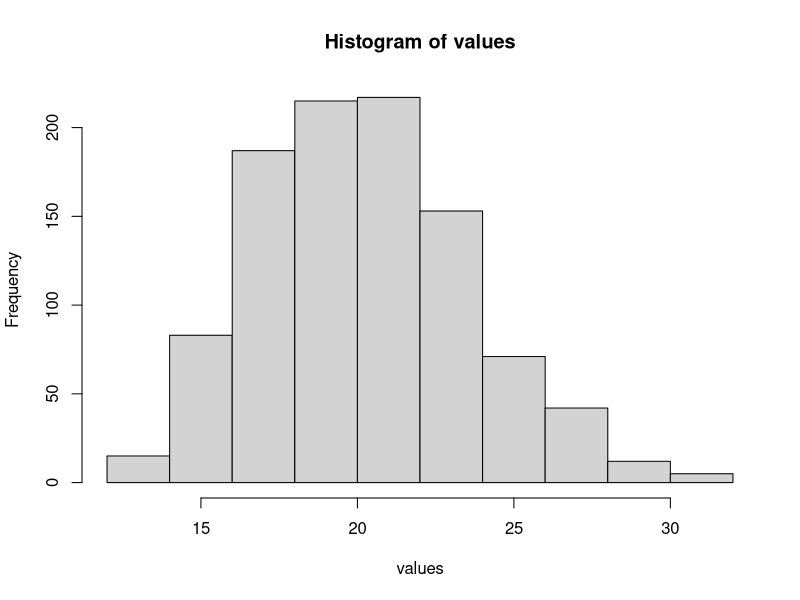
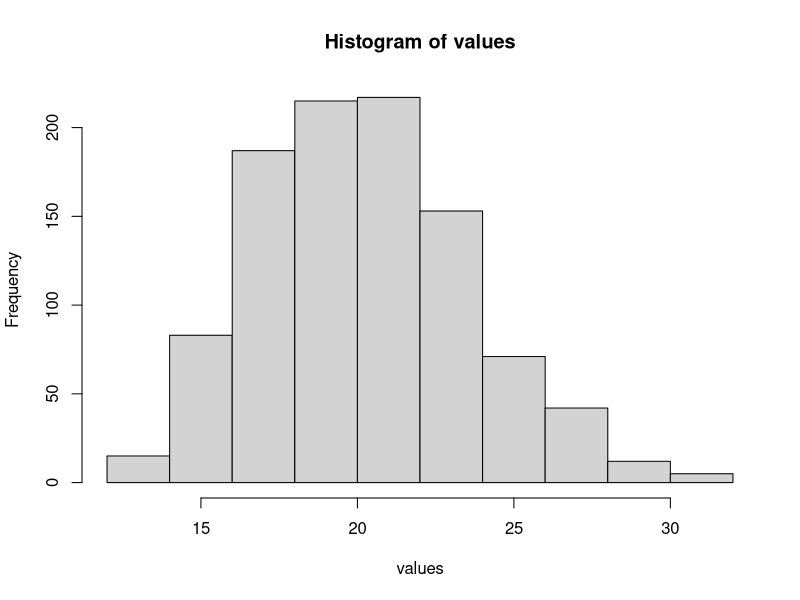
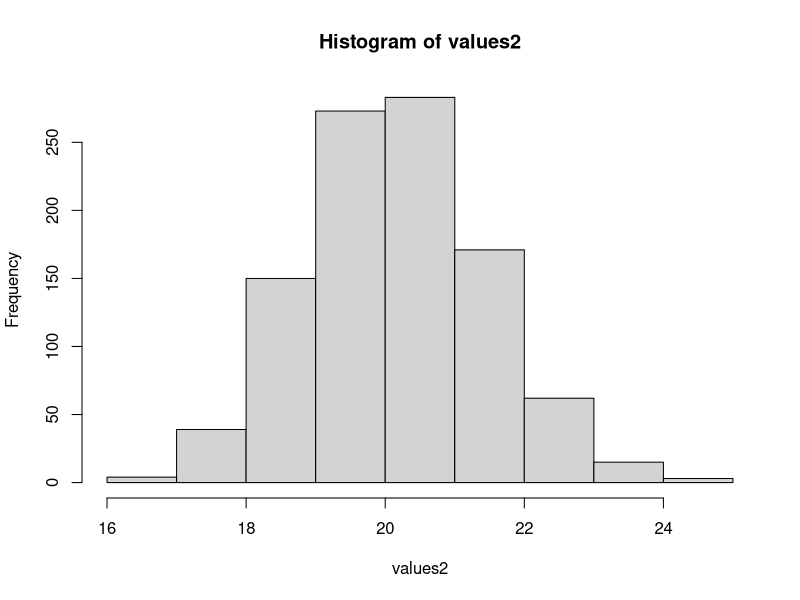

Recreate these plots in R, in order.
## ---- chunk 1
# Enter your name here: Pranav Sharma
## ---- chunk 2
# 1. I did this homework by myself, with help from the book and the professor.
## ---- chunk 3
vectorStats <-  function(numericVector){
  data.frame(min(numericVector),max(numericVector),mean(numericVector),median(numericVector),
             sum(numericVector))
}
## ---- chunk 4
vectorStats(1:10)
## ---- chunk 5
vectorStats <-  function(numericVector){
  data.frame(min(numericVector),max(numericVector),mean(numericVector),median(numericVector),
             sum(numericVector), sd(numericVector))
}
## ---- chunk 6
vectorStats(1:10)
## ---- chunk 7
myCars <- mtcars
## ---- chunk 8
head(myCars)
tail(myCars)
# each variable in a data set would be the columns which are specification of a given car in numeric format
# mpg is 	Miles/(US) gallon ; cyl is 	Number of cylinders;disp is	Displacement (cu.in.);hp is Gross horsepower; drat is (Rear axle ratio); wt is	Weight ; qsec is	1/4 mile-time; vs column is	Engine (0 = V-shaped, 1 = straight);	am column is for	Transmission (0 = automatic, 1 = manual);	gear column signifies	Number of forward gears and lastly carb column signifies	Number of carburetors for a particular car model
## ---- chunk 9
set.seed(3) 
sample(myCars$mpg,3,replace=TRUE)
## ---- chunk 10
x <- vectorStats(sample(myCars$mpg,3,replace=TRUE))
y<- mean (sample(myCars$mpg,3,replace=TRUE))
## ---- chunk 11
y<- mean (sample(myCars$mpg,3,replace=TRUE))
y
## ---- chunk 12
print('x and y are not equal even though we are sampling from the same dataframe because everytime we pick 3 different values. Had we used set.Seed() then we would have saved the 3 random values we selected')

## ---- chunk 13
replicate(10,mean(sample(myCars$mpg,3,replace=TRUE)))

## ---- chunk 14
# every replication produced different result because we don't pick the same 3 values every time. Thus their mean come different too. 
## ---- chunk 15
values <- replicate(1000,mean(sample(myCars$mpg,3,replace=TRUE)))
## ---- chunk 16
hist(values)
## ---- chunk 17
values2<- replicate(1000,mean(sample(myCars$mpg,22,replace=TRUE)))
## ---- chunk 18
hist(values)
hist(values2)
#  the law of large numbers state that when you run a statistical process a large number of times,it will converge on a stable result
mean(myCars$mpg)
# according to central limit theorum , the center of the distribution, mean of the sample mean is closer  to the actual mean. Running the statistical process large number of times helps us converge to a stable result. 
# the first histogram and second histogram thus are different in the quality of the results they portray. The latter histogram produces more significant results than the former.
